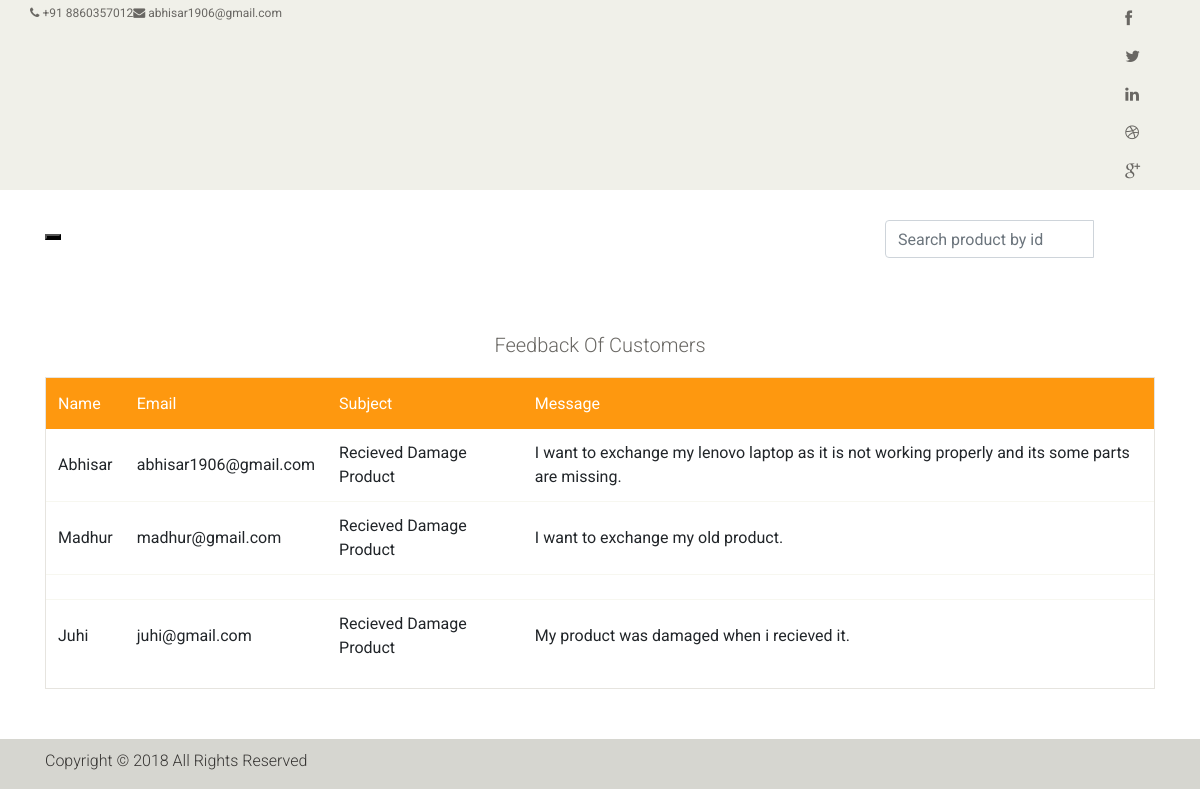
The app's page /feed.php with its own data.
### tables this page shows
CREATE TABLE IF NOT EXISTS `feedback` (
  `name` varchar(100) NOT NULL,
  `email` varchar(200) NOT NULL,
  `subject` varchar(50) NOT NULL,
  `message` varchar(500) NOT NULL
);

### feed.php (the view, shortened to what this page needs)
<!DOCTYPE html>
<html lang="en">
<head>
    <link href="css/bootstrap.min.css" rel="stylesheet">
    <link href="css/font-awesome.min.css" rel="stylesheet">
    <link href="css/prettyPhoto.css" rel="stylesheet">
    <link href="css/price-range.css" rel="stylesheet">
    <link href="css/animate.css" rel="stylesheet">
    <link href="css/main.css" rel="stylesheet">
    <link href="css/responsive.css" rel="stylesheet">
</head>
<body>
    <header id="header">
        <div class="header_top">
            <div class="container">
                <div class="row">
                    <div class="col-sm-6">
                        <div class="contactinfo">
                            <ul class="nav nav-pills">
                                <li><a href="#"><i class="fa fa-phone"></i> +91 8860357012</a></li>
                                <li><a href="#"><i class="fa fa-envelope"></i> abhisar1906@gmail.com</a></li>
                            </ul>
                        </div>
                    </div>
                    <div class="col-sm-6">
                        <div class="social-icons pull-right">
                            <ul class="nav navbar-nav">
                                <li><a href="#"><i class="fa fa-facebook"></i></a></li>
                                <li><a href="#"><i class="fa fa-twitter"></i></a></li>
                                <li><a href="#"><i class="fa fa-linkedin"></i></a></li>
                                <li><a href="#"><i class="fa fa-dribbble"></i></a></li>
                                <li><a href="#"><i class="fa fa-google-plus"></i></a></li>
                            </ul>
                        </div>
                    </div>
                </div>
            </div>
        </div>
        <div class="header-bottom">
            <div class="container">
                <div class="row">
                    <div class="col-sm-9">
                        <div class="navbar-header">
                            <button type="button" class="navbar-toggle" data-toggle="collapse" data-target=".navbar-collapse">
                            </button>
                        </div>
                    </div>
 <form class="navbar-form" action="search1.php" method="post">
      <div class="input-group">
        <input type="text" name="fnm" class="form-control" placeholder="Search product by id">
        <div class="input-group-btn">
          <button class="btn btn-default" type="submit">
          </button>
        </div>
      </div>
    </form>
                 </div>
            </div>
        </div>
    </header>
    <center>
    <section id="cart_items">
        <div class="container">
            <div class="review-payment">
                <h2>Feedback Of Customers</h2>
            </div>
            <div class="table-responsive cart_info">
                <table class="table table-condensed">
                    <thead>
                        <tr class="cart_menu">
                            <td class="name">Name</td>
                            <td class="email">Email</td>
                            <td class="subject">Subject</td>
                            <td class="message">Message</td>
                        </tr>
                    </thead>
                    <tbody>
<?php
$link = mysqli_connect("localhost", "root", "", "users");
$displayquery="select * from feedback";
$querydisplay=mysqli_query($link,$displayquery);
while($result=mysqli_fetch_array($querydisplay))
{
?>
    <tr>
    <td><?php echo $result['name']; ?></td>
    <td><?php echo $result['email']; ?></td>
    <td><?php echo $result['subject']; ?></td>
    <td><?php echo $result['message']; ?></td>
    </tr>
<?php
}
?>
                </tbody>
                </table>
            </div>
        </div>
    </section>
</center>
<footer id="footer">
        <div class="footer-bottom">
            <div class="container">
                <div class="row">
                    <center>
                    <p>Copyright © 2018 All Rights Reserved</p>
                    </center>
                </div>
            </div>
        </div>
    </footer>
</body>
</html>

### css/main.css (style rules this page uses)
body { font-family: 'Roboto', sans-serif; position: relative; font-weight: 400px; }
ul li { list-style: none; }
a { -webkit-transition: 300ms; transition: 300ms; }
h1, h2, h3, h4, h5, h6 { font-family: 'Roboto', sans-serif; }
.navbar-toggle { background-color: #000; }
.header_top { background: none repeat scroll 0 0 #F0F0E9; }
.contactinfo ul li:first-child { margin-left: -15px; }
.contactinfo ul li a { font-size: 12px; color: #696763; font-family: 'Roboto', sans-serif; }
.social-icons ul li a { border: 0 none; border-radius: 0; color: #696763; padding: 0px; }
.social-icons ul li { display: inline-block; }
.social-icons ul li a i { padding: 11px 15px; transition: all 0.9s ease 0s; -moz-transition: all 0.9s ease 0s; -webkit-transition: all 0.9s ease 0s; -o-transition: all 0.9s ease 0s; }
.header-bottom { padding-bottom: 30px; padding-top: 30px; }
#footer { background: #F0F0E9; }
.footer-bottom { background: #D6D6D0; padding-top: 10px; }
.footer-bottom p { color: #363432; font-family: 'Roboto', sans-serif; font-weight: 300; margin-left: 15px; }
#cart_items .cart_info { border: 1px solid #E6E4DF; margin-bottom: 50px }
#cart_items .cart_info .cart_menu { background: #FE980F; color: #fff; font-size: 16px; font-family: 'Roboto', sans-serif; font-weight: normal; }
#cart_items .cart_info .table.table-condensed thead tr { height: 51px; }
#cart_items .cart_info .table.table-condensed tr { border-bottom: 1px solid#F7F7F0 }
#cart_items .cart_info .table.table-condensed tr:last-child { border-bottom: 0 }
.cart_info table tr td { border-top: 0 none; vertical-align: inherit; margin-right: 5px; }
.review-payment h2 { color: #696763; font-size: 20px; font-weight: 300; margin-top: 45px; margin-bottom: 20px }

### records on screen
feedback: name "Abhisar", email "abhisar1906@gmail.com", subject "Recieved Damage Product", message "I want to exchange my lenovo laptop as it is not working properly and its some parts are missing."
feedback: name "Madhur", email "madhur@gmail.com", subject "Recieved Damage Product", message "I want to exchange my old product."
feedback: name "Juhi", email "juhi@gmail.com", subject "Recieved Damage Product", message "My product was damaged when i recieved it."
